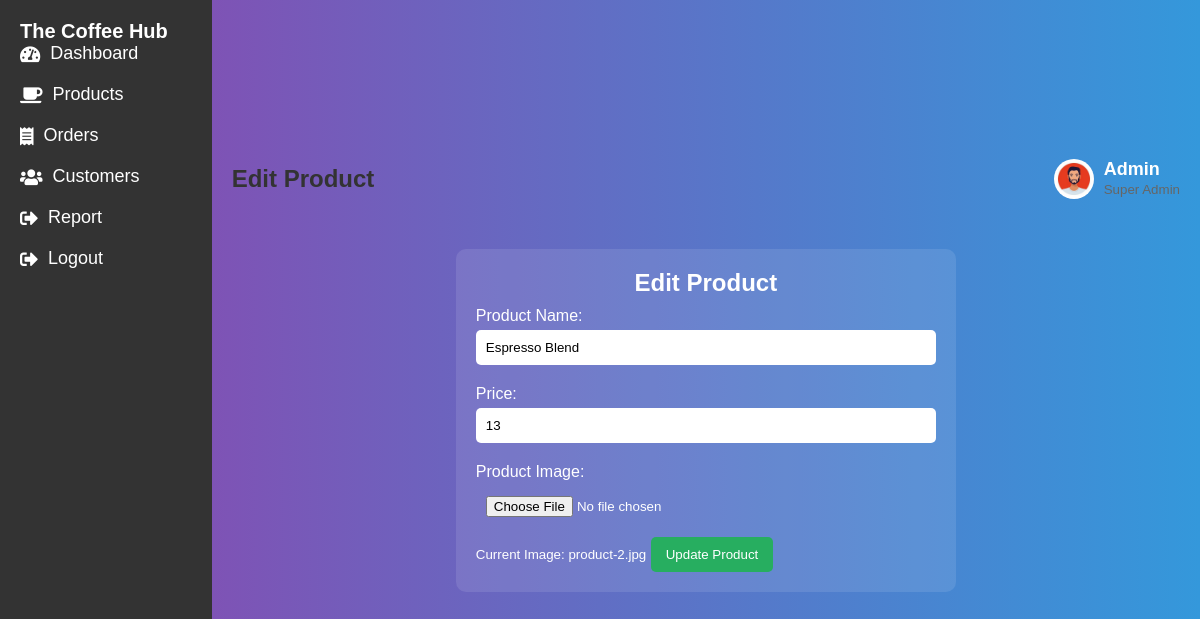
The app's page /edit_product.php?id=2, older data.
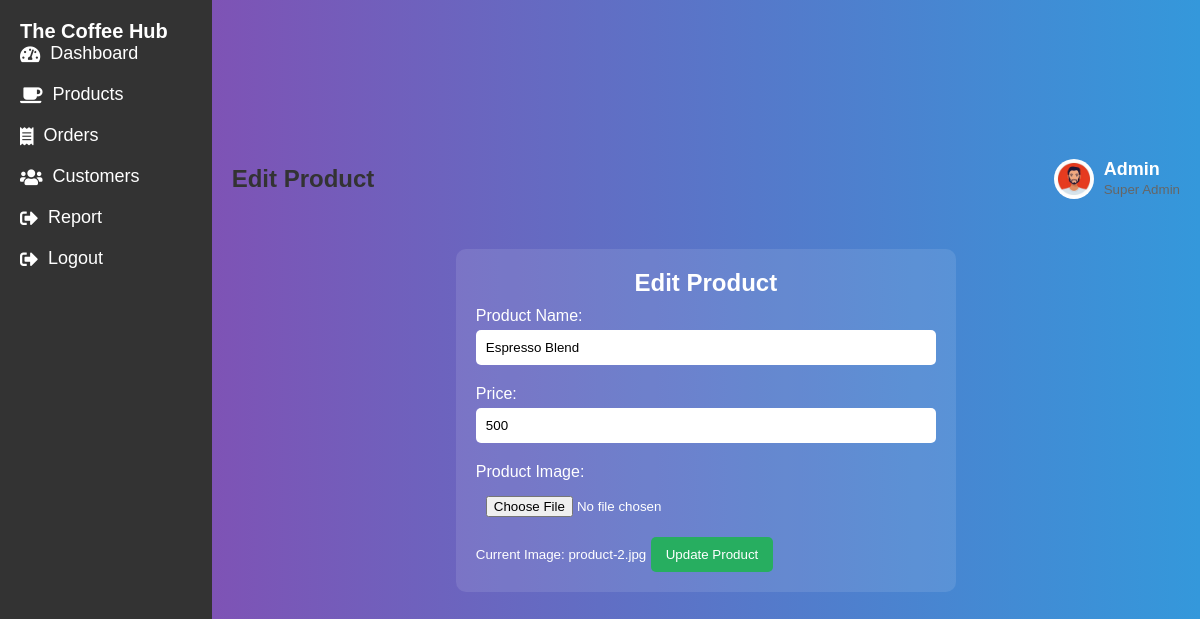
The same page, newer data.
### tables this page shows
CREATE TABLE IF NOT EXISTS `product` (
  `product_id` int NOT NULL AUTO_INCREMENT,
  `name` varchar(225) DEFAULT NULL,
  `price` int DEFAULT NULL,
  `image` varchar(25) NOT NULL,
  PRIMARY KEY (`product_id`)
);

### edit_product.php (the view, shortened to what this page needs)
<?php
include 'db_connect.php';
if (isset($_GET['id'])) {
    $product_id = $_GET['id'];
    $sql = "SELECT * FROM product WHERE Product_id = $product_id";
    $result = $conn->query($sql);
    if ($result->num_rows > 0) {
        $row = $result->fetch_assoc();
        $name = $row['name'];
        $price = $row['price'];
        $image = $row['image'];
    } else {
        echo "Product not found.";
        exit();
    }
} else {
    echo "Product ID not provided.";
    exit();
}
?>
<!DOCTYPE html>
<html lang="en">
<head>
    <link rel="stylesheet" href="admin.css">
    <link rel="stylesheet" href="https://cdnjs.cloudflare.com/ajax/libs/font-awesome/5.15.4/css/all.min.css">
</head>
<body>
    <div class="sidebar">
        <h2>The Coffee Hub</h2>
        <ul>
            <li><a href="Dashbord.php"><i class="fas fa-tachometer-alt"></i> Dashboard</a></li>
            <li><a href="products.php" class="active"><i class="fas fa-coffee"></i> Products</a></li>
            <li><a href="orders.php"><i class="fas fa-receipt"></i> Orders</a></li>
            <li><a href="customers.php"><i class="fas fa-users"></i> Customers</a></li>
            <li><a href="report.php"><i class="fas fa-sign-out-alt"></i> Report</a></li>
            <li><a href="logout.php"><i class="fas fa-sign-out-alt"></i> Logout</a></li>
        </ul>
    </div>
    <div class="main-content">
        <header>
            <h2>Edit Product</h2>
            <div class="user-wrapper">
                <img src="admin.jpg" alt="Admin" class="admin-profile">
                <div class="user-info">
                    <h4>Admin</h4>
                    <small>Super Admin</small>
                </div>
            </div>
        </header>
        <main>
            <div class="edit-form">
                <h2>Edit Product</h2>
                <form action="" method="POST" enctype="multipart/form-data">
                    <label for="name">Product Name:</label>
                    <input type="text" id="name" name="name" value="<?php echo $name; ?>" required>
                    <label for="price">Price:</label>
                    <input type="number" id="price" name="price" step="0.01" value="<?php echo $price; ?>" required>
                    <label for="image">Product Image:</label>
                    <input type="file" id="image" name="image">
                    <small>Current Image: <?php echo $image; ?></small>
                    <input type="submit" value="Update Product">
                </form>
            </div>
        </main>
    </div>
</body>
</html>

Row changes from the older to the newer data that the page shows:
changed product "product-2.jpg": price "13" → "500"
